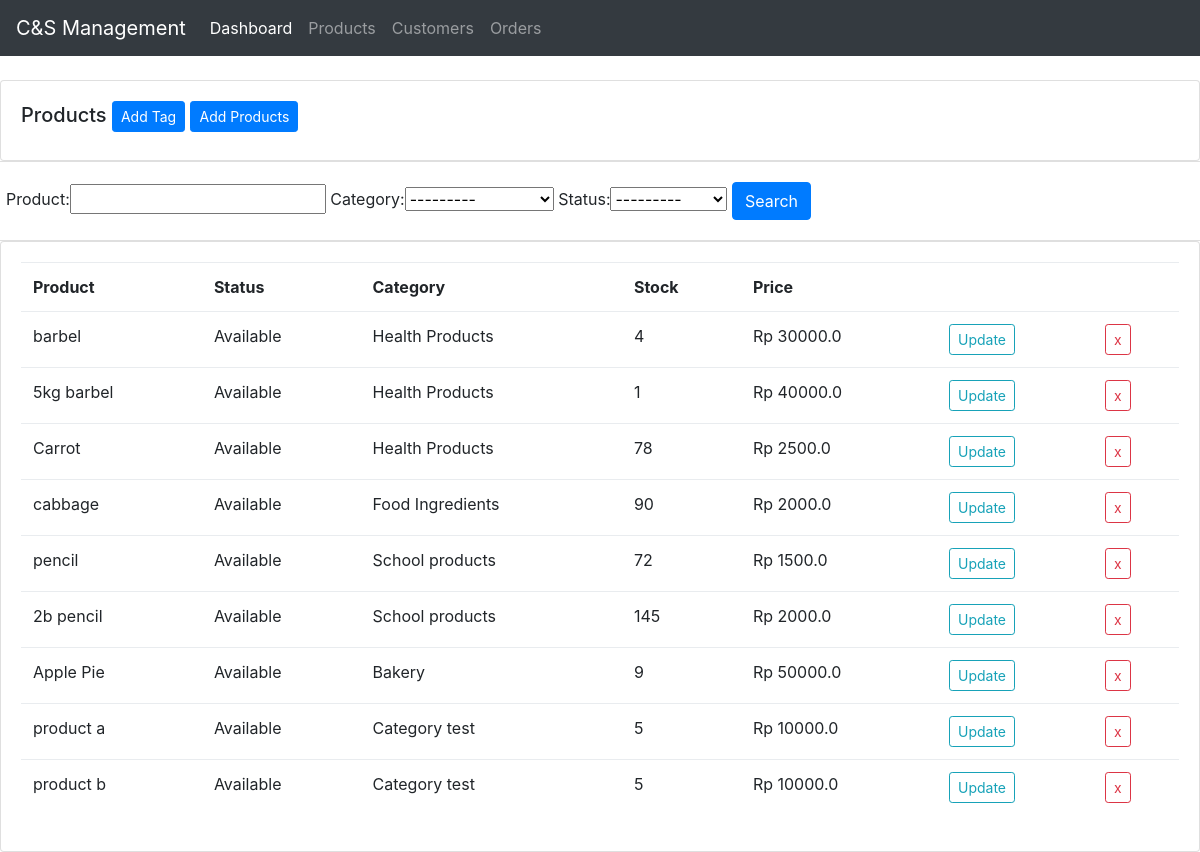
Screenshot of /products/ with the database file from the repository.
### account_manage/models.py (models this page shows, shortened)
class ProductGroup(models.Model):
    category = models.CharField(max_length=150,null=True)
    tag = models.ManyToManyField(Tag)
    def __str__(self):
        return self.category

class Product(models.Model):
    STATUS = (('Available','Available'),('Out of Stock','Out of Stock'))
    category = models.ForeignKey(ProductGroup,null=True,on_delete=models.CASCADE)
    product = models.CharField(max_length = 100,null=True)
    stocks = models.PositiveIntegerField(default=0,null=True)
    status = models.CharField(max_length = 100,null=True,choices=STATUS)
    price = models.FloatField(default=0,null=True)
    date_created = models.DateTimeField(auto_now_add=True)

### account_manage/views.py (the view, shortened to what this page needs)
# urls.py: path('products/',views.products.as_view(),name='products'),
class products(View):
    template_name = 'account/products.html'
    myfilter = ProductFilter
    def get(self,request,*args,**kwargs):
        products = Product.objects.all()
        myfilter = self.myfilter(self.request.GET,queryset=products)
        products = myfilter.qs
        context = {
            'products' : products,
            'myfilter':myfilter,
        }
        return render(request,self.template_name,context)

### templates/account/products.html
{%  extends 'account/main.html' %}
{% block content %}
		<br>
		<div class="row">
			<div class="col-md">
				<div class="card card-body">
					<h5>Products
						<a class="btn btn-sm btn-primary" href="{%url 'manage:add-tag'%}">Add Tag</a>
						<a class="btn btn-sm btn-primary" href="{%url 'manage:create-category'%}">Add Products</a>
					</h5>
				</div>
				<div class="row">
						<div class="card card-body">
							<form method="get">
								{{myfilter.form}}
							<button class="btn btn-primary" type="submit">Search</button>
						  	</form>
					</div>
				</div>
				<div class="card card-body">
					<table class="table">
						<tr>
							<th>Product</th>
							<th>Status</th>
							<th>Category</th>
							<th>Stock</th>
							<th>Price</th>
							<th></th>
							<th></th>
						</tr>
						{% for product in products %}
							<tr>
								<td>{{product.product}}</td>
								<td>{{product.status}}</td>
								<td>{{product.category}}</td>
								<td>{{product.stocks}}</td>
								<td>Rp {{product.price}}</td>
								<td><a class = "btn btn-sm btn-outline-info"href="{%url 'manage:update-product' product.id%}">Update</a></td>
								<td><a class = "btn btn-sm btn-outline-danger"href="{%url 'manage:delete-product' product.id%}">x</a></td>
							</tr>
						{% endfor %}
					</table>
				</div>
			</div>
		</div>
{% endblock content %}

### rows the page displays
ProductGroup: category "---------"
Product: product "barbel", status "Available", category "Health Products", stocks "4", price "30000.0"
Product: product "5kg barbel", status "Available", category "Health Products", stocks "1", price "40000.0"
Product: product "Carrot", status "Available", category "Health Products", stocks "78", price "2500.0"
Product: product "cabbage", status "Available", category "Food Ingredients", stocks "90", price "2000.0"
Product: product "pencil", status "Available", category "School products", stocks "72", price "1500.0"
Product: product "2b pencil", status "Available", category "School products", stocks "145", price "2000.0"
Product: product "Apple Pie", status "Available", category "Bakery", stocks "9", price "50000.0"
Product: product "product a", status "Available", category "Category test", stocks "5", price "10000.0"
Product: product "product b", status "Available", category "Category test", stocks "5", price "10000.0"
